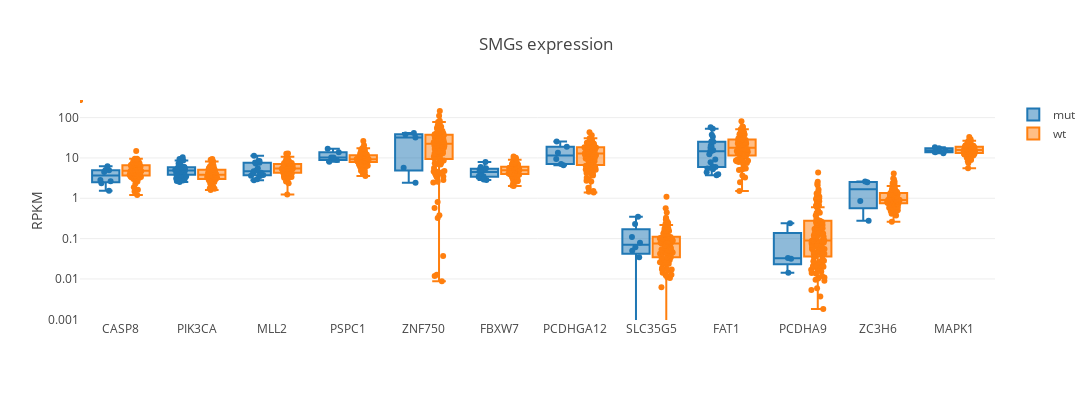

Write notebook code for a chart like this one.
### Markdown cell above
### use plotly

### Code cell
status = dfm.mut_status.unique()
data = []

for s in status:
    df = dfm[dfm.mut_status==s]
    y=df['rpkm']
    x=df['gene']
    b = go.Box(y=y, 
             x=x,
             name=s, 
             boxpoints='all',
                    pointpos = 0, 
             jitter=.5,              
             text=df['patient'])
    data.append(b)

layout=go.Layout(title='SMGs expression',
                width=1200,
                height=400,
                yaxis=dict(type='log', autorange=True, title='RPKM'),
                boxgroupgap=0.1,
                boxgap=0.2,
                boxmode='group')

fig = go.Figure(data=data, layout=layout)

iplot(fig)

### Figure 1 — Plotly figure (JSON) as saved in the notebook; plotly's stock layout.template omitted (floating-point values rounded to 4 significant figures; data arrays with more than 128 entries replaced by an {"elided": "..."} marker saying what was removed)
{"data": [{"boxpoints": "all", "jitter": 0.5, "name": "mut", "pointpos": 0, "text": {"elided": "139 str values"}, "type": "box", "uid": "355e6f28-bca7-4c90-90d2-aa3c2926a6e2", "x": {"elided": "139 str values"}, "y": {"elided": "139 float values"}}, {"boxpoints": "all", "jitter": 0.5, "name": "wt", "pointpos": 0, "text": {"elided": "1277 str values"}, "type": "box", "uid": "13eaef40-d71c-4802-809f-fef815affbdc", "x": {"elided": "1277 str values"}, "y": {"elided": "1277 float values"}}], "layout": {"boxgap": 0.2, "boxgroupgap": 0.1, "boxmode": "group", "height": 400, "title": "SMGs expression", "width": 1200, "yaxis": {"autorange": true, "title": "RPKM", "type": "log"}}}
